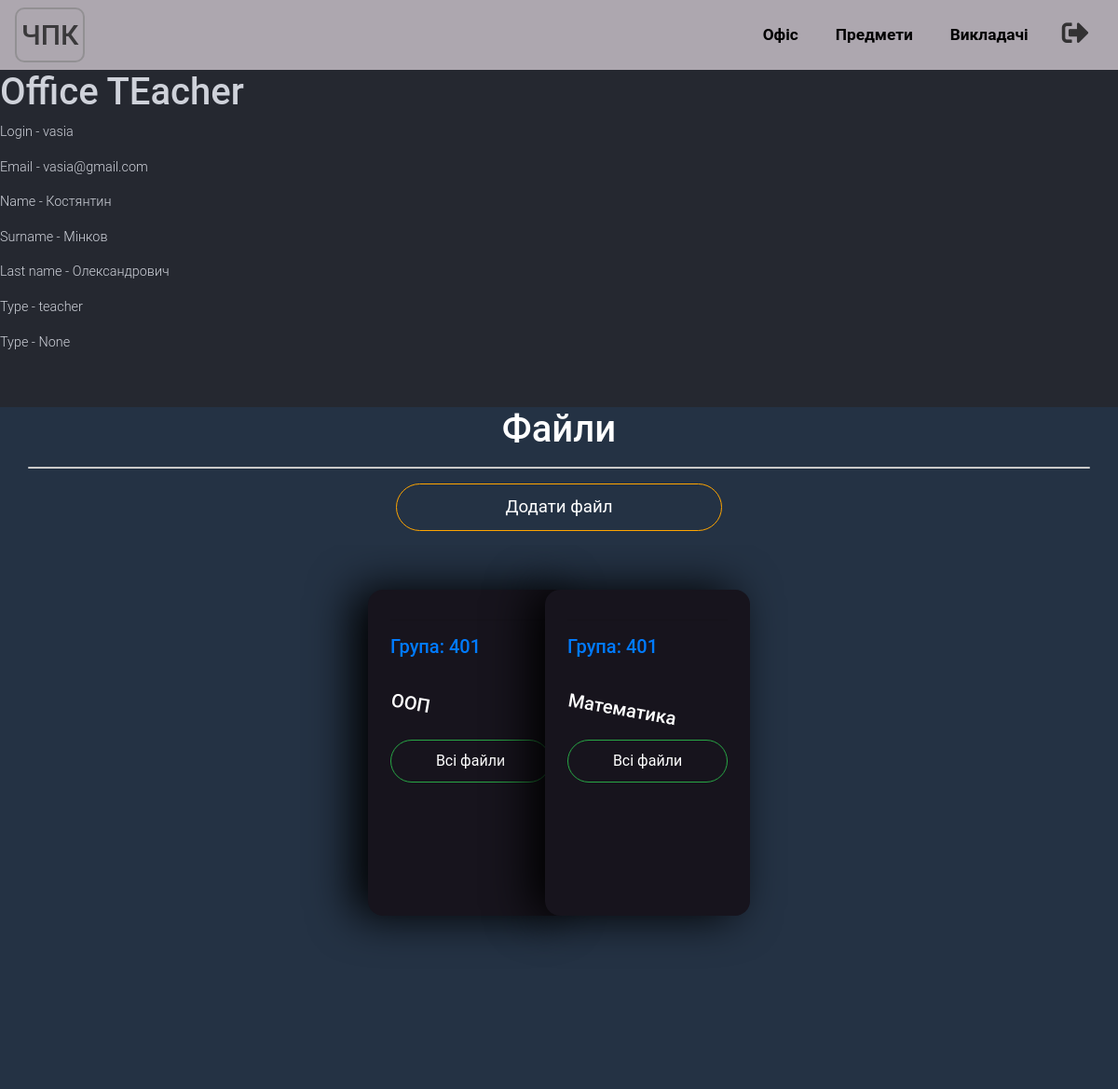
The page /office/ (signed in) on the database as committed earlier.
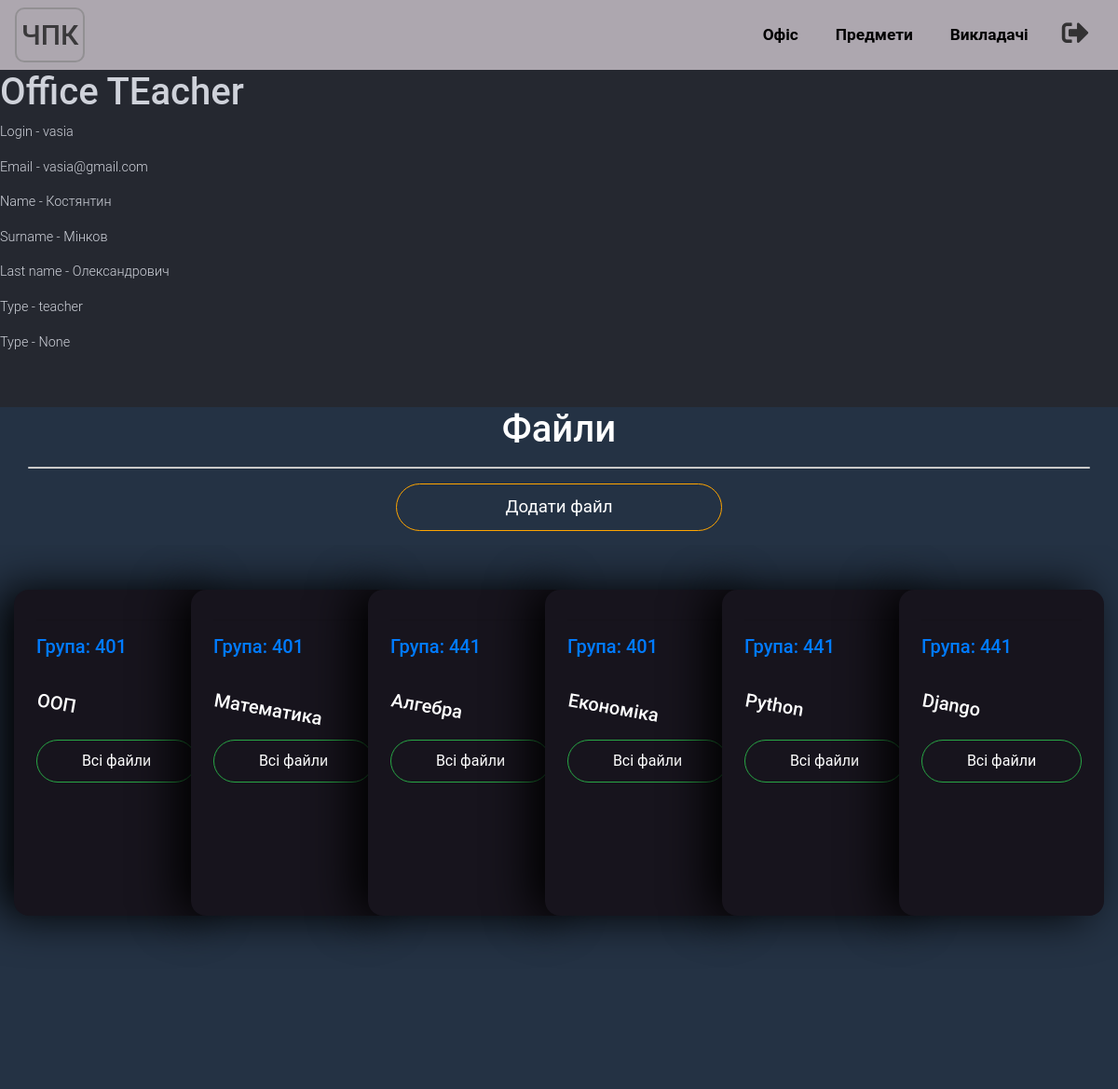
The same page on the database as committed later.
### authorization/models.py (models this page shows, shortened)
class Profile(models.Model):
    user = models.OneToOneField(User, on_delete=models.CASCADE)
    name = models.CharField(max_length=100, blank=True, verbose_name="Ім'я")
    surname = models.CharField(max_length=100, blank=True, verbose_name="Прізвище")
    last_name = models.CharField(max_length=100, blank=True, verbose_name="По батькові")
    TYPE_OF_ACCESS = (
        ("student", 'Студент'),
        ("teacher", 'Викладач'),
    )
    access_profile = models.CharField(max_length=10, blank=True, choices=TYPE_OF_ACCESS)
    birth_date = models.DateField(null=True, blank=True, verbose_name="Дата народження")

### office/models.py (models this page shows, shortened)
class Subject(models.Model):
    name = models.CharField(max_length=120)
    group = models.ForeignKey(Group, on_delete=models.CASCADE)
    slug = models.SlugField(max_length=120)

class Group(models.Model):
    number = models.CharField(max_length=4, unique=True)
    slug = models.SlugField(max_length=120)

### office/views.py (the view)
# urls.py: path("", OfficeIndex.as_view(), name="office_index"),
class OfficeIndex(LoginRequiredMixin, View):
    login_url = '/auth/login/'
    redirect_field_name = ''
    def get(self, request):
        user = get_object_or_404(Profile, user=request.user)
        if user.access_profile == "student":
            return render(request, 'office/student/index.html', context=self.get_context_by_profile(user))
        elif user.access_profile == "teacher":
            return render(request, 'office/teacher/index.html', context=self.get_context_by_profile(user))
    def get_context_by_profile(self, user):
        if user.access_profile == "student":
            return {"user": user}
        elif user.access_profile == "teacher":
            teacher = Teacher.objects.get(profile__user=user.user)
            return {
                "user": user,
                "subjects": teacher.subjects,
                "files": teacher.files.all().order_by('subject__group__number', 'subject__name')
            }

### templates/office/teacher/index.html
{% extends 'office/teacher/base.html' %}
{% load static %}
{% block content %}
    <h1>Office TEacher</h1>
    <p>Login - {{ user.user.username }}</p>
    <p>Email - {{ user.user.email }}</p>
    <p>Name - {{ user.name }}</p>
    <p>Surname - {{ user.surname }}</p>
    <p>Last name - {{ user.last_name }}</p>
    <p>Type - {{ user.access_profile }}</p>
    <p>Type - {{ user.birth_date }}</p>
    <br>
    <br>
    <div class="block-files">
        {% include 'office/teacher/files.html' %}
    </div>
{% endblock content %}

### templates/office/teacher/base.html (shortened to what this page needs)
{% load static %}
<!DOCTYPE html>
<html lang="en">
<head>
    <link rel="stylesheet" href="{% static 'libs/bootstrap/css/bootstrap.min.css' %}" type="text/css">
    <link rel="stylesheet" href="{% static 'css/components/main.css' %}" type="text/css">
    <link type="text/css" rel="stylesheet" href="https://use.fontawesome.com/releases/v5.6.3/css/all.css">
    <link type="text/css" rel="stylesheet" href="{% static 'css/office/teacher/main.css' %}">
</head>
<body>
{% include 'components/header.html' %}
{% block content %} {% endblock content %}
</body>
</html>

### templates/components/header.html (shortened to what this page needs)
{% load static %}
<header>
    <nav class="navbar navbar-expand-lg navbar-light " style="background: rgb(173,167,175);">
    <a class="navbar-brand text-left align-left float-left" href="/"
           style="border: 2px solid rgba(128,128,128,0.58); padding: 5px; border-radius: 10px; font-weight: 500">
            <span style="font-size: 1.5em; color: rgba(33,33,33,0.82);">ЧПК</span>
        </a>
        <div class="collapse navbar-collapse" id="navbar-header">
            <form class="form-inline my-2 my-lg-0">
                <ul class="navbar-nav">
                    {% if request.user.is_authenticated %}
                    <li class="nav-item menu-head">
                        <a class="nav-link" href="/office/" style="color: black;">Офіс</a>
                    </li>
                    <li class="nav-item menu-head">
                        <a class="nav-link" href="/subject/" style="color: black;">Предмети</a>
                    </li>
                    <li class="nav-item menu-head">
                        <a class="nav-link " href="/teacher/" style="color: black;">Викладачі</a>
                    </li>
                {% endif %}
                </ul>
                {% if request.user.is_authenticated %}
                    <a class="nav-link" href="/auth/logout/"> <i class="fas fa-sign-out-alt" style="font-size: 2em; color: rgba(17,17,17,0.78);"></i></a>
                {% endif %}
            </form>
        </div>
    </nav>
</header>

### templates/office/teacher/files.html (shortened to what this page needs)
<h1 class="text-center text-white">Файли</h1>
<hr class="both95">
{% include 'office/teacher/add_file.html' %}
<div class="popular-articles">
    <div class="mini-card-grid">
        {% for subject in subjects.all %}
            <article class="mini-card module module-article article">
                <header class="mini-article-card-header">
                    <div class="mini-article-card-title">
                        <div class="mini-article-subhead">
                            <hr class="my-2">
                        </div>
                        <h2 class="">
                            <a href="" class="article-card-header read-article">
                                Група: {{ subject.group.number }}
                            </a>
                            <br><br><br>
                            <p class="article-card-header read-article" style="transform: rotate(10deg); color: white">
                                {{ subject.name }}
                            </p>
                        </h2>
                    </div>
                    <div class="author-name-area">
                        <button type="button"
                                data-id="{{ subject.id }}"
                                class="btn btn-success print-files open-{{ subject.id }} all-files"
                                data-toggle="modal"
                                data-target="#print-files">
                            Всі файли
                        </button>
                    </div>
                </header>
            </article>
        {% endfor %}
    </div>
</div>

### templates/office/teacher/add_file.html (shortened to what this page needs)
<div class="container">
    <div class="row" style="padding-bottom: 15px">
        <div class="offset-lg-4 col-lg-4">
            <button type="button" class="btn-add-file change-files" data-toggle="modal"
                    data-target="#add-file"
                    style="width: 100%; font-size: 1.3em">
                Додати файл
            </button>
        </div>
    </div>
</div>

### static/css/components/main.css (style rules this page uses)
body { margin: 0; font-family: "Roboto", "Helvetica Neue", Helvetica, Arial, sans-serif; font-size: 0.9rem; font-weight: 300; line-height: 1.5; color: #cfd2da; text-align: left; background-color: #252830; }
.menu-head { color: black; font-size: 1.2em; font-weight: 600; padding: 5px 10px; margin-left: 2px; margin-right: 2px; }

### static/css/office/teacher/main.css (style rules this page uses)
.block-files { background-color: #273549; background-image: linear-gradient(62deg, #243244 0%, #243244 100%); padding-bottom: 10px; border-radius: 0; }
.both95 { display: block; padding-top: 1px; background: #d6d6d6; width: 95%; border-radius: 300px; }
.btn-add-file:not(hover) { background: none; color: #ffffff; border: 1px solid orange; padding: 10px; border-radius: 30px; transition: 240ms; }
@media (max-width: 1200px) { .popular-articles { scrollbar-color: #484857; scrollbar-width: 10px; width: 100%; padding-bottom: 2rem; margin-bottom: 6rem; overflow-x: scroll; -webkit-overflow-scrolling: touch; -ms-scroll-snap-points-x: repeat(250px); scroll-snap-points-x: repeat(250px); -ms-scroll-snap-type: mandatory; scroll-snap-type: mandatory } }
@media (max-width: 1200px) { .popular-articles .mini-card { scroll-snap-align: start } }
@media (max-width: 1200px) { .popular-articles { padding-left: 0 } }
.mini-card-grid { scrollbar-color: #484857; scrollbar-width: 10px; scrollbar-gutter: always; padding: 3rem; display: -webkit-box; display: -ms-flexbox; display: flex; justify-content: center; overflow-x: scroll; -webkit-overflow-scrolling: touch }
@media (max-width: 1200px) { .mini-card-grid { overflow-x: visible } }
.mini-card { min-width: 300px; min-height: 350px; padding: 1.5rem; border-radius: 16px; background: #17141d; -webkit-box-shadow: -1rem 0 3rem #000; box-shadow: -1rem 0 3rem #000; display: -webkit-box; display: -ms-flexbox; display: flex; -webkit-box-orient: vertical; -webkit-box-direction: normal; -ms-flex-direction: column; flex-direction: column; -webkit-transition: .2s; transition: .2s; margin: 0 }
.mini-card h2 { font-size: 20px; margin: .25rem 0 auto 0 }
.mini-card:not(:first-child) { margin-left: -130px }
@media (max-width: 1200px) { .mini-card { min-width: 220px } }
@media (max-width: 1200px) { .mini-card:not(:first-child) { margin-left: -30px } }
.mini-article-subhead { font-size: 14px; margin: 0 0 1rem 0 }
.mini-article-card-header { margin-bottom: auto }
.all-files { padding: 10px; border-radius: 30px; width: 100%; background: none; }
.all-files:not(hover) { transition: 400ms; border-radius: 30px; }

Rows that differ between the two databases and show on the page:
now on this page (row unchanged): Subject: group.number "441", name "Алгебра"
added Subject: group.number "401", name "Економіка"
added Subject: group.number "441", name "Python"
added Subject: group.number "441", name "Django"
